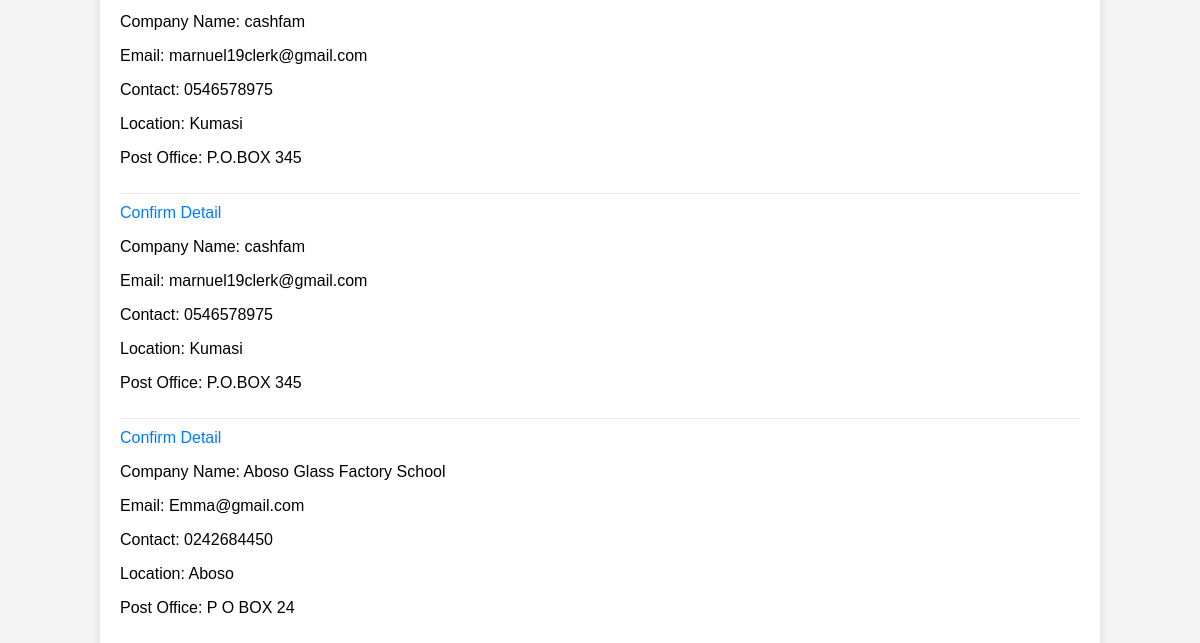
The page /myAdmin (lower part) on the database as committed earlier.
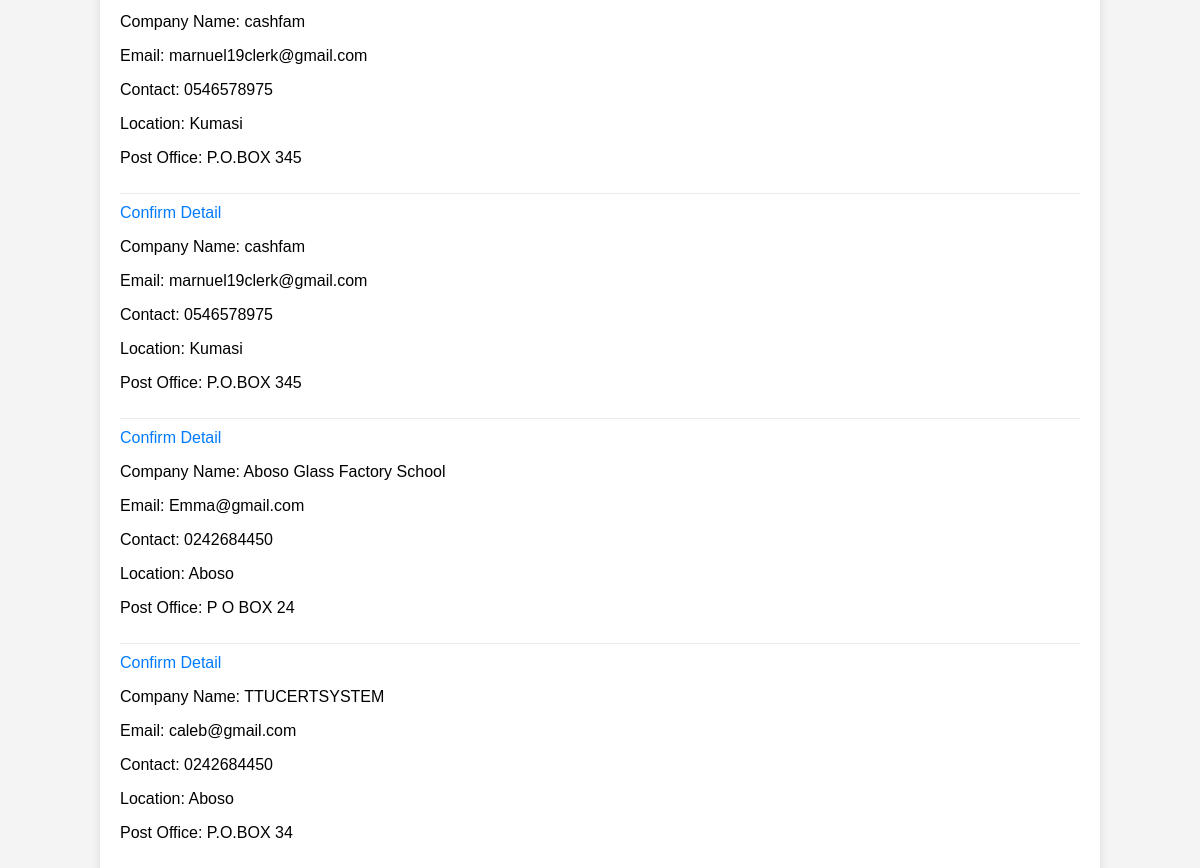
The same page on the database as committed later.
### SubCert/models.py (models this page shows, shortened)
class CompanyRequest(models.Model):
    company_name = models.CharField(max_length=255)
    email = models.EmailField()
    contact = models.CharField(max_length=20)
    location = models.CharField(max_length=255)
    post_office = models.CharField(max_length=255)
    status = models.CharField(max_length=20, default='pending')

### SubCert/views.py (the view)
# urls.py: path('myAdmin', views.myAdmin, name='myAdmin'),
def myAdmin(request):
    requests = CompanyRequest.objects.all()
    return render(request, 'Admin.html', {'requests': requests})

### SubCert/templates/Admin.html (shortened to what this page needs)
{% load static %}
<link rel="stylesheet" href="{% static 'Admin.css' %}">
<div class="container">
    <div class="request-list">
        <ul id="request-list">
            {% for request in requests %}
                <li>
                    <a href="#" class="view-details-link" data-request-id="{{ request.id }}">Confirm Detail</a>
                    <p>Company Name: {{ request.company_name }}</p>
                    <p>Email: {{ request.email }}</p>
                    <p>Contact: {{ request.contact }}</p>
                    <p>Location: {{ request.location }}</p>
                    <p>Post Office: {{ request.post_office }}</p>
                </li>
            {% empty %}
                <li>No requests found</li>
            {% endfor %}
        </ul>
    </div>
</div>

### SubCert/static/Admin.css (style rules this page uses)
.container { width: 80%; margin: 20px auto; background: #fff; padding: 20px; box-shadow: 0 0 10px rgba(0, 0, 0, 0.1); }
.request-list { margin-top: 20px; }
.request-list ul { list-style-type: none; padding: 0; }
.request-list li { border-bottom: 1px solid #eaeaea; padding: 10px 0; }
.request-list li:last-child { border-bottom: none; }
.request-list a { color: #007bff; text-decoration: none; }

Rows that differ between the two databases and show on the page:
added CompanyRequest: company_name "TTUCERTSYSTEM", email "caleb@gmail.com", contact "0242684450", location "Aboso", post_office "P.O.BOX 34"
